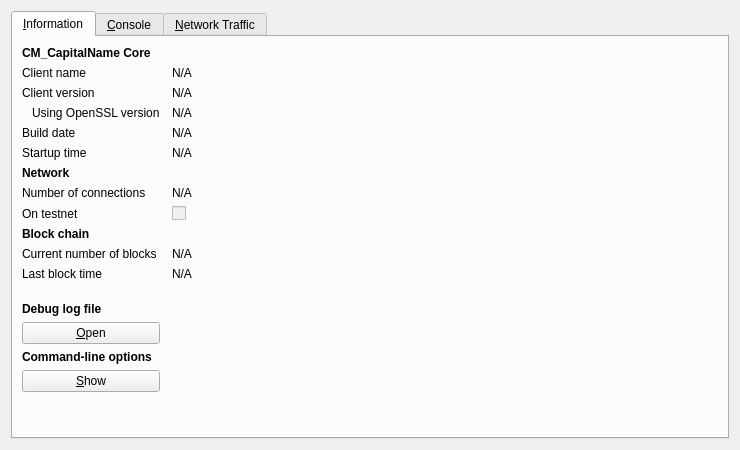
<?xml version="1.0" encoding="UTF-8"?>
<ui version="4.0">
 <class>RPCConsole</class>
 <widget class="QDialog" name="RPCConsole">
  <property name="geometry">
   <rect>
    <x>0</x>
    <y>0</y>
    <width>740</width>
    <height>450</height>
   </rect>
  </property>
  <property name="windowTitle">
   <string>CM_CapitalName - Debug window</string>
  </property>
  <layout class="QVBoxLayout" name="verticalLayout_2">
   <item>
    <widget class="QTabWidget" name="tabWidget">
     <property name="currentIndex">
      <number>0</number>
     </property>
     <widget class="QWidget" name="tab_info">
      <attribute name="title">
       <string>&amp;Information</string>
      </attribute>
      <layout class="QGridLayout" name="gridLayout" columnstretch="0,1">
       <property name="horizontalSpacing">
        <number>12</number>
       </property>
       <item row="0" column="0">
        <widget class="QLabel" name="label_9">
         <property name="font">
          <font>
           <weight>75</weight>
           <bold>true</bold>
          </font>
         </property>
         <property name="text">
          <string>CM_CapitalName Core</string>
         </property>
        </widget>
       </item>
       <item row="1" column="0">
        <widget class="QLabel" name="label_5">
         <property name="text">
          <string>Client name</string>
         </property>
        </widget>
       </item>
       <item row="1" column="1">
        <widget class="QLabel" name="clientName">
         <property name="cursor">
          <cursorShape>IBeamCursor</cursorShape>
         </property>
         <property name="text">
          <string>N/A</string>
         </property>
         <property name="textFormat">
          <enum>Qt::PlainText</enum>
         </property>
         <property name="textInteractionFlags">
          <set>Qt::LinksAccessibleByMouse|Qt::TextSelectableByKeyboard|Qt::TextSelectableByMouse</set>
         </property>
        </widget>
       </item>
       <item row="2" column="0">
        <widget class="QLabel" name="label_6">
         <property name="text">
          <string>Client version</string>
         </property>
        </widget>
       </item>
       <item row="2" column="1">
        <widget class="QLabel" name="clientVersion">
         <property name="cursor">
          <cursorShape>IBeamCursor</cursorShape>
         </property>
         <property name="text">
          <string>N/A</string>
         </property>
         <property name="textFormat">
          <enum>Qt::PlainText</enum>
         </property>
         <property name="textInteractionFlags">
          <set>Qt::LinksAccessibleByMouse|Qt::TextSelectableByKeyboard|Qt::TextSelectableByMouse</set>
         </property>
        </widget>
       </item>
       <item row="3" column="0">
        <widget class="QLabel" name="label_14">
         <property name="text">
          <string>Using OpenSSL version</string>
         </property>
         <property name="indent">
          <number>10</number>
         </property>
        </widget>
       </item>
       <item row="3" column="1">
        <widget class="QLabel" name="openSSLVersion">
         <property name="cursor">
          <cursorShape>IBeamCursor</cursorShape>
         </property>
         <property name="text">
          <string>N/A</string>
         </property>
         <property name="textFormat">
          <enum>Qt::PlainText</enum>
         </property>
         <property name="textInteractionFlags">
          <set>Qt::LinksAccessibleByMouse|Qt::TextSelectableByKeyboard|Qt::TextSelectableByMouse</set>
         </property>
        </widget>
       </item>
       <item row="4" column="0">
        <widget class="QLabel" name="label_12">
         <property name="text">
          <string>Build date</string>
         </property>
        </widget>
       </item>
       <item row="4" column="1">
        <widget class="QLabel" name="buildDate">
         <property name="cursor">
          <cursorShape>IBeamCursor</cursorShape>
         </property>
         <property name="text">
          <string>N/A</string>
         </property>
         <property name="textFormat">
          <enum>Qt::PlainText</enum>
         </property>
         <property name="textInteractionFlags">
          <set>Qt::LinksAccessibleByMouse|Qt::TextSelectableByKeyboard|Qt::TextSelectableByMouse</set>
         </property>
        </widget>
       </item>
       <item row="5" column="0">
        <widget class="QLabel" name="label_13">
         <property name="text">
          <string>Startup time</string>
         </property>
        </widget>
       </item>
       <item row="5" column="1">
        <widget class="QLabel" name="startupTime">
         <property name="cursor">
          <cursorShape>IBeamCursor</cursorShape>
         </property>
         <property name="text">
          <string>N/A</string>
         </property>
         <property name="textFormat">
          <enum>Qt::PlainText</enum>
         </property>
         <property name="textInteractionFlags">
          <set>Qt::LinksAccessibleByMouse|Qt::TextSelectableByKeyboard|Qt::TextSelectableByMouse</set>
         </property>
        </widget>
       </item>
       <item row="6" column="0">
        <widget class="QLabel" name="label_11">
         <property name="font">
          <font>
           <weight>75</weight>
           <bold>true</bold>
          </font>
         </property>
         <property name="text">
          <string>Network</string>
         </property>
        </widget>
       </item>
       <item row="7" column="0">
        <widget class="QLabel" name="label_7">
         <property name="text">
          <string>Number of connections</string>
         </property>
        </widget>
       </item>
       <item row="7" column="1">
        <widget class="QLabel" name="numberOfConnections">
         <property name="cursor">
          <cursorShape>IBeamCursor</cursorShape>
         </property>
         <property name="text">
          <string>N/A</string>
         </property>
         <property name="textFormat">
          <enum>Qt::PlainText</enum>
         </property>
         <property name="textInteractionFlags">
          <set>Qt::LinksAccessibleByMouse|Qt::TextSelectableByKeyboard|Qt::TextSelectableByMouse</set>
         </property>
        </widget>
       </item>
       <item row="8" column="0">
        <widget class="QLabel" name="label_8">
         <property name="text">
          <string>On testnet</string>
         </property>
        </widget>
       </item>
       <item row="8" column="1">
        <widget class="QCheckBox" name="isTestNet">
         <property name="enabled">
          <bool>false</bool>
         </property>
         <property name="text">
          <string/>
         </property>
        </widget>
       </item>
       <item row="9" column="0">
        <widget class="QLabel" name="label_10">
         <property name="font">
          <font>
           <weight>75</weight>
           <bold>true</bold>
          </font>
         </property>
         <property name="text">
          <string>Block chain</string>
         </property>
        </widget>
       </item>
       <item row="10" column="0">
        <widget class="QLabel" name="label_3">
         <property name="text">
          <string>Current number of blocks</string>
         </property>
        </widget>
       </item>
       <item row="10" column="1">
        <widget class="QLabel" name="numberOfBlocks">
         <property name="cursor">
          <cursorShape>IBeamCursor</cursorShape>
         </property>
         <property name="text">
          <string>N/A</string>
         </property>
         <property name="textFormat">
          <enum>Qt::PlainText</enum>
         </property>
         <property name="textInteractionFlags">
          <set>Qt::LinksAccessibleByMouse|Qt::TextSelectableByKeyboard|Qt::TextSelectableByMouse</set>
         </property>
        </widget>
       </item>
       <item row="11" column="0">
        <widget class="QLabel" name="label_2">
         <property name="text">
          <string>Last block time</string>
         </property>
        </widget>
       </item>
       <item row="11" column="1">
        <widget class="QLabel" name="lastBlockTime">
         <property name="cursor">
          <cursorShape>IBeamCursor</cursorShape>
         </property>
         <property name="text">
          <string>N/A</string>
         </property>
         <property name="textFormat">
          <enum>Qt::PlainText</enum>
         </property>
         <property name="textInteractionFlags">
          <set>Qt::LinksAccessibleByMouse|Qt::TextSelectableByKeyboard|Qt::TextSelectableByMouse</set>
         </property>
        </widget>
       </item>
       <item row="12" column="0">
        <spacer name="verticalSpacer_2">
         <property name="orientation">
          <enum>Qt::Vertical</enum>
         </property>
         <property name="sizeHint" stdset="0">
          <size>
           <width>20</width>
           <height>20</height>
          </size>
         </property>
        </spacer>
       </item>
       <item row="13" column="0">
        <widget class="QLabel" name="labelDebugLogfile">
         <property name="font">
          <font>
           <weight>75</weight>
           <bold>true</bold>
          </font>
         </property>
         <property name="text">
          <string>Debug log file</string>
         </property>
        </widget>
       </item>
       <item row="14" column="0">
        <widget class="QPushButton" name="openDebugLogfileButton">
         <property name="toolTip">
          <string>Open the CM_CapitalName debug log file from the current data directory. This can take a few seconds for large log files.</string>
         </property>
         <property name="text">
          <string>&amp;Open</string>
         </property>
         <property name="autoDefault">
          <bool>false</bool>
         </property>
        </widget>
       </item>
       <item row="15" column="0">
        <widget class="QLabel" name="labelCLOptions">
         <property name="font">
          <font>
           <weight>75</weight>
           <bold>true</bold>
          </font>
         </property>
         <property name="text">
          <string>Command-line options</string>
         </property>
        </widget>
       </item>
       <item row="16" column="0">
        <widget class="QPushButton" name="showCLOptionsButton">
         <property name="toolTip">
          <string>Show the CM_CapitalName-Qt help message to get a list with possible CM_CapitalName command-line options.</string>
         </property>
         <property name="text">
          <string>&amp;Show</string>
         </property>
         <property name="autoDefault">
          <bool>false</bool>
         </property>
        </widget>
       </item>
       <item row="17" column="0">
        <spacer name="verticalSpacer">
         <property name="orientation">
          <enum>Qt::Vertical</enum>
         </property>
         <property name="sizeHint" stdset="0">
          <size>
           <width>20</width>
           <height>40</height>
          </size>
         </property>
        </spacer>
       </item>
      </layout>
     </widget>
     <widget class="QWidget" name="tab_console">
      <attribute name="title">
       <string>&amp;Console</string>
      </attribute>
      <layout class="QVBoxLayout" name="verticalLayout_3">
       <property name="spacing">
        <number>3</number>
       </property>
       <item>
        <widget class="QTextEdit" name="messagesWidget">
         <property name="minimumSize">
          <size>
           <width>0</width>
           <height>100</height>
          </size>
         </property>
         <property name="readOnly">
          <bool>true</bool>
         </property>
         <property name="tabKeyNavigation" stdset="0">
          <bool>false</bool>
         </property>
         <property name="columnCount" stdset="0">
          <number>2</number>
         </property>
        </widget>
       </item>
       <item>
        <layout class="QHBoxLayout" name="horizontalLayout">
         <property name="spacing">
          <number>3</number>
         </property>
         <item>
          <widget class="QLabel" name="label">
           <property name="text">
            <string notr="true">&gt;</string>
           </property>
          </widget>
         </item>
         <item>
          <widget class="QLineEdit" name="lineEdit"/>
         </item>
         <item>
          <widget class="QPushButton" name="clearButton">
           <property name="maximumSize">
            <size>
             <width>24</width>
             <height>24</height>
            </size>
           </property>
           <property name="toolTip">
            <string>Clear console</string>
           </property>
           <property name="text">
            <string/>
           </property>
           <property name="icon">
            <iconset resource="../bitcoin.qrc">
             <normaloff>:/icons/remove</normaloff>:/icons/remove</iconset>
           </property>
           <property name="shortcut">
            <string notr="true">Ctrl+L</string>
           </property>
           <property name="autoDefault">
            <bool>false</bool>
           </property>
          </widget>
         </item>
        </layout>
       </item>
      </layout>
     </widget>
     <widget class="QWidget" name="tab">
      <attribute name="title">
       <string>&amp;Network Traffic</string>
      </attribute>
      <layout class="QHBoxLayout" name="horizontalLayout_3">
       <item>
        <layout class="QVBoxLayout" name="verticalLayout_4">
         <item>
          <widget class="TrafficGraphWidget" name="trafficGraph" native="true">
           <property name="sizePolicy">
            <sizepolicy hsizetype="Expanding" vsizetype="Expanding">
             <horstretch>0</horstretch>
             <verstretch>0</verstretch>
            </sizepolicy>
           </property>
          </widget>
         </item>
         <item>
          <layout class="QHBoxLayout" name="horizontalLayout_2">
           <item>
            <widget class="QSlider" name="sldGraphRange">
             <property name="minimum">
              <number>1</number>
             </property>
             <property name="maximum">
              <number>288</number>
             </property>
             <property name="pageStep">
              <number>12</number>
             </property>
             <property name="value">
              <number>6</number>
             </property>
             <property name="orientation">
              <enum>Qt::Horizontal</enum>
             </property>
            </widget>
           </item>
           <item>
            <widget class="QLabel" name="lblGraphRange">
             <property name="minimumSize">
              <size>
               <width>100</width>
               <height>0</height>
              </size>
             </property>
             <property name="alignment">
              <set>Qt::AlignCenter</set>
             </property>
            </widget>
           </item>
           <item>
            <widget class="QPushButton" name="btnClearTrafficGraph">
             <property name="text">
              <string>&amp;Clear</string>
             </property>
            </widget>
           </item>
          </layout>
         </item>
        </layout>
       </item>
       <item>
        <layout class="QVBoxLayout" name="verticalLayout">
         <item>
          <widget class="QGroupBox" name="groupBox">
           <property name="title">
            <string>Totals</string>
           </property>
           <layout class="QVBoxLayout" name="verticalLayout_5">
            <item>
             <layout class="QHBoxLayout" name="horizontalLayout_4">
              <item>
               <widget class="Line" name="line">
                <property name="sizePolicy">
                 <sizepolicy hsizetype="Fixed" vsizetype="Fixed">
                  <horstretch>0</horstretch>
                  <verstretch>0</verstretch>
                 </sizepolicy>
                </property>
                <property name="minimumSize">
                 <size>
                  <width>10</width>
                  <height>0</height>
                 </size>
                </property>
                <property name="palette">
                 <palette>
                  <active>
                   <colorrole role="Light">
                    <brush brushstyle="SolidPattern">
                     <color alpha="255">
                      <red>0</red>
                      <green>255</green>
                      <blue>0</blue>
                     </color>
                    </brush>
                   </colorrole>
                  </active>
                  <inactive>
                   <colorrole role="Light">
                    <brush brushstyle="SolidPattern">
                     <color alpha="255">
                      <red>0</red>
                      <green>255</green>
                      <blue>0</blue>
                     </color>
                    </brush>
                   </colorrole>
                  </inactive>
                  <disabled>
                   <colorrole role="Light">
                    <brush brushstyle="SolidPattern">
                     <color alpha="255">
                      <red>0</red>
                      <green>255</green>
                      <blue>0</blue>
                     </color>
                    </brush>
                   </colorrole>
                  </disabled>
                 </palette>
                </property>
                <property name="orientation">
                 <enum>Qt::Horizontal</enum>
                </property>
               </widget>
              </item>
              <item>
               <widget class="QLabel" name="label_16">
                <property name="text">
                 <string>In:</string>
                </property>
               </widget>
              </item>
              <item>
               <widget class="QLabel" name="lblBytesIn">
                <property name="minimumSize">
                 <size>
                  <width>50</width>
                  <height>0</height>
                 </size>
                </property>
                <property name="alignment">
                 <set>Qt::AlignRight|Qt::AlignTrailing|Qt::AlignVCenter</set>
                </property>
               </widget>
              </item>
             </layout>
            </item>
            <item>
             <layout class="QHBoxLayout" name="horizontalLayout_5">
              <item>
               <widget class="Line" name="line_2">
                <property name="sizePolicy">
                 <sizepolicy hsizetype="Fixed" vsizetype="Fixed">
                  <horstretch>0</horstretch>
                  <verstretch>0</verstretch>
                 </sizepolicy>
                </property>
                <property name="minimumSize">
                 <size>
                  <width>10</width>
                  <height>0</height>
                 </size>
                </property>
                <property name="palette">
                 <palette>
                  <active>
                   <colorrole role="Light">
                    <brush brushstyle="SolidPattern">
                     <color alpha="255">
                      <red>255</red>
                      <green>0</green>
                      <blue>0</blue>
                     </color>
                    </brush>
                   </colorrole>
                  </active>
                  <inactive>
                   <colorrole role="Light">
                    <brush brushstyle="SolidPattern">
                     <color alpha="255">
                      <red>255</red>
                      <green>0</green>
                      <blue>0</blue>
                     </color>
                    </brush>
                   </colorrole>
                  </inactive>
                  <disabled>
                   <colorrole role="Light">
                    <brush brushstyle="SolidPattern">
                     <color alpha="255">
                      <red>255</red>
                      <green>0</green>
                      <blue>0</blue>
                     </color>
                    </brush>
                   </colorrole>
                  </disabled>
                 </palette>
                </property>
                <property name="orientation">
                 <enum>Qt::Horizontal</enum>
                </property>
               </widget>
              </item>
              <item>
               <widget class="QLabel" name="label_17">
                <property name="text">
                 <string>Out:</string>
                </property>
               </widget>
              </item>
              <item>
               <widget class="QLabel" name="lblBytesOut">
                <property name="minimumSize">
                 <size>
                  <width>50</width>
                  <height>0</height>
                 </size>
                </property>
                <property name="alignment">
                 <set>Qt::AlignRight|Qt::AlignTrailing|Qt::AlignVCenter</set>
                </property>
               </widget>
              </item>
             </layout>
            </item>
            <item>
             <spacer name="verticalSpacer_4">
              <property name="orientation">
               <enum>Qt::Vertical</enum>
              </property>
              <property name="sizeHint" stdset="0">
               <size>
                <width>20</width>
                <height>407</height>
               </size>
              </property>
             </spacer>
            </item>
           </layout>
          </widget>
         </item>
        </layout>
       </item>
      </layout>
     </widget>
    </widget>
   </item>
  </layout>
 </widget>
 <customwidgets>
  <customwidget>
   <class>TrafficGraphWidget</class>
   <extends>QWidget</extends>
   <header>trafficgraphwidget.h</header>
   <container>1</container>
   <slots>
    <slot>clear()</slot>
   </slots>
  </customwidget>
 </customwidgets>
 <resources>
  <include location="../bitcoin.qrc"/>
 </resources>
 <connections/>
</ui>
